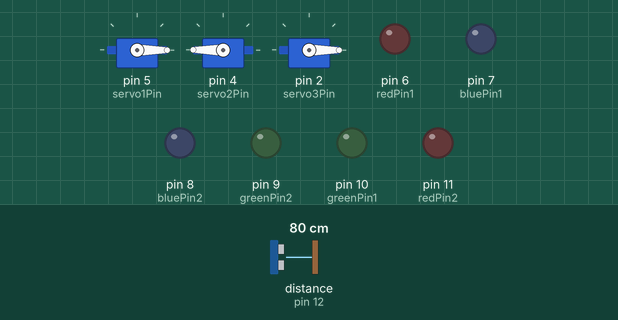
The sketch below on a simulated Arduino Uno, built with avr-gcc and run on an emulated ATmega328P. On the bench: 3 × servo, output pins drawn as LEDs (lit = HIGH). Wiring (inferred from the names in the program): ultrasonic range finder: trigger pin 13; echo pin 12. The test bench sets the inputs (shaded band); at power-on: distance to the obstacle (sensor on pin 12) 80 cm. The echo pulse lasts 58.3 µs per cm; pins used as bus, display or sensor lines are not drawn.

Above: at 1.2 s.
1.3 s: distance to the obstacle (sensor on pin 12) set to 34 cm
2.8 s: distance to the obstacle (sensor on pin 12) set to 27 cm
At 3.8 s:
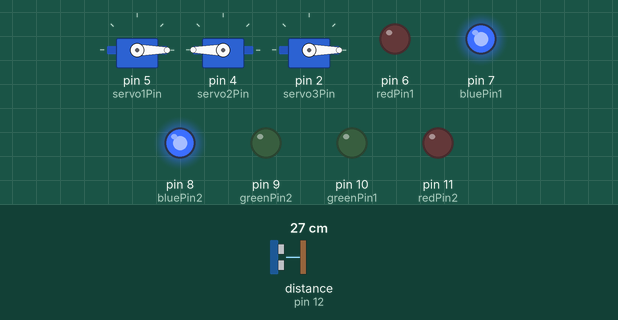
4.3 s: distance to the obstacle (sensor on pin 12) set to 19 cm
5.8 s: distance to the obstacle (sensor on pin 12) set to 15 cm
At 6.06 s:
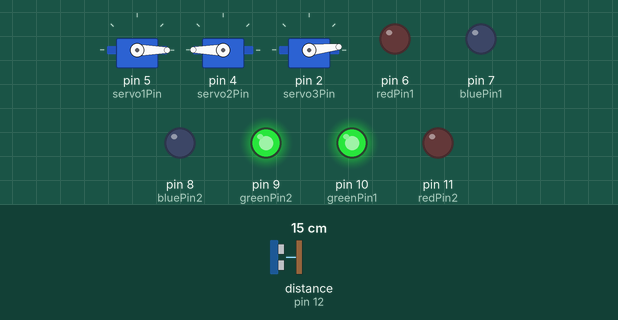
At 8.1 s:
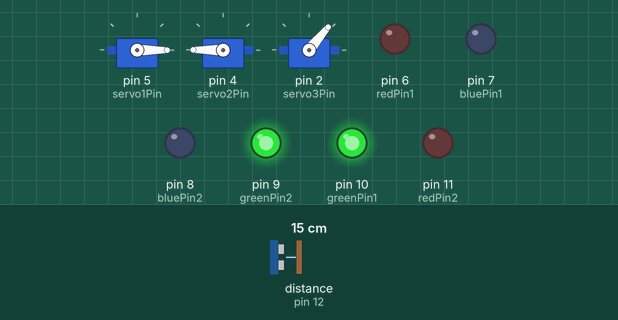
8.4 s: distance to the obstacle (sensor on pin 12) set to 13 cm
9.9 s: distance to the obstacle (sensor on pin 12) set to 10 cm
At 13.2 s:
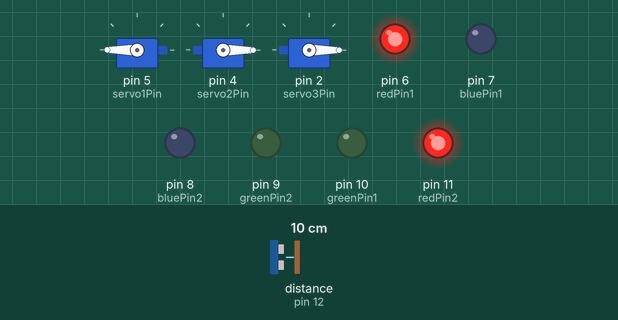
Timing chart, 0 to 13.9 s (numbered marks = the images above; inputs shaded):
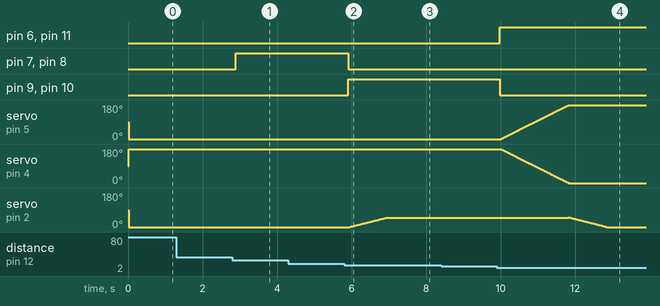

The sketch:

WALLE.Complete2.ino
```cpp
#define trigPin 13
#define echoPin 12
#include <Servo.h>

/////////////////LIGHTS///////////////
int redPin1 = 6; //red cable
int greenPin1 = 10; //blue cable
int bluePin1 = 7; // yellow cable
int redPin2 = 11; //white cable
int greenPin2 = 9; //orange cable
int bluePin2 = 8; // blue cable
/////////////////END///////////////

/////////////////HANDS///////////////
int servo1Pin = 5;
int servo2Pin = 4;
int handPos = 0; // Set initial hads position
Servo myservo1;  // Create RIGHT HAND
Servo myservo2;  // Create LEFT HAND
/////////////////END///////////////

/////////////////HEAD///////////////
int servo3Pin = 2;
//int servo4Pin = 3;
int headPos = 0; // Set initial hads position
Servo myservo3;  // Create HEAD
//Servo myservo4;
/////////////////END///////////////

int pos = 0;

void setup()
{
    Serial.begin (9600);
    pinMode(trigPin, OUTPUT);
    pinMode(echoPin, INPUT);
    pinMode(redPin1, OUTPUT);
    pinMode(greenPin1, OUTPUT);
    pinMode(bluePin1, OUTPUT);
    pinMode(redPin2, OUTPUT);
    pinMode(greenPin2, OUTPUT);
    pinMode(bluePin2, OUTPUT);

    myservo1.attach(servo1Pin);
    myservo2.attach(servo2Pin);

    myservo3.attach(servo3Pin);
    //myservo4.attach(servo4Pin);
}

void loop()
{
    eyeMood(); //Separate function used for better code flexibility

}

/////////////////HANDS///////////////

//Put the hands up
void handsUP()
{
    for(handPos; handPos <= 180; handPos++) // hands moving UP
    {
        //Put right hand UP
        myservo1.write(handPos);
        //Reverse motion for left hand to go up as well
        myservo2.write(180-handPos);
        //Set motion speed
        delay(10);
    }
}

//Put the hands down
void handsDOWN()
{
    for(handPos; handPos >= 0; handPos--)
    {
        myservo1.write(handPos);
        myservo2.write(180-handPos);
        delay(10);
    }
}


/////////////////HEAD///////////////
void headUP()
{
    for(headPos; headPos <= 50; headPos++) // head moving UP
    {
        myservo3.write(headPos);
        //myservo4.write(50-headPos);
        delay(20);
    }
}

void headDOWN()
{
    for(headPos; headPos >= 0; headPos--)
    {
        myservo3.write(headPos);
        //myservo4.write(50-headPos);
        delay(20);
    }
}

/////////////////EYES///////////////

//Make BLUE eyes
void blueEyes()
{
    setColor(0, 0, 255); //blue
}

//Make GREEN eyes
void greenEyes()
{
    setColor(0, 255, 0); //green
}

//Make RED eyes
void redEyes()
{
    setColor(255, 0, 0); //red
}

//Make eyes OFF
void eyesOff()
{
   setColor(0, 0, 0); //off
}

/////////////////GENERAL///////////////

//Change eye color depending on the distance to closest obstacle
void eyeMood()
{
    long duration, distance;
    digitalWrite(trigPin, LOW);
    delayMicroseconds(2);
    digitalWrite(trigPin, HIGH);
    delayMicroseconds(10);
    digitalWrite(trigPin, LOW );
    duration = pulseIn(echoPin, HIGH);
    distance = (duration/2) / 29.1;

    if (distance <= 10)
    {
        redEyes();
        handsUP();
        headDOWN();
    }

    else if (distance > 10 && distance <= 15)
    {
        greenEyes();
        handsDOWN();
        headUP();
    }

    else if (distance > 15 && distance <= 30)
    {
        blueEyes();
    }
    else if (distance >= 30)
    {
      eyesOff();
      handsDOWN();
      headDOWN();
    }
    delay(200);
}
//Turn the proper color ON
void setColor(int red, int green, int blue)
{
    analogWrite(redPin1, red);
    analogWrite(greenPin1, green);
    analogWrite(bluePin1, blue);
    analogWrite(redPin2, red);
    analogWrite(greenPin2, green);
    analogWrite(bluePin2, blue);
}
```

Measured:
- the behaviour switches between 32 and 31 cm on distance to the obstacle (sensor on pin 12) (found by bisection; images 0 and 1)
- the behaviour switches between 17 and 16 cm on distance to the obstacle (sensor on pin 12) (found by bisection; images 1 and 2)
- the behaviour switches between 12 and 11 cm on distance to the obstacle (sensor on pin 12) (found by bisection; images 3 and 4)
- after the input at 1.3 s, every drawn part: stays the same
- after the input at 2.8 s, pin 7 (bluePin1), pin 8 (bluePin2): LOW → HIGH after 0.09 s
- after the input at 4.3 s, every drawn part: stays the same
- after the input at 5.8 s, pin 7 (bluePin1), pin 8 (bluePin2): HIGH → LOW after 0.12 s; pin 9 (greenPin2), pin 10 (greenPin1): LOW → HIGH after 0.12 s; servo on pin 2 (servo3Pin): moves from 0° to 50° over 0.98 s, starting after 0.16 s
- after the input at 8.4 s, every drawn part: stays the same
- after the input at 9.9 s, pin 6 (redPin1), pin 11 (redPin2): LOW → HIGH after 0.08 s; pin 9 (greenPin2), pin 10 (greenPin1): HIGH → LOW after 0.08 s; servo on pin 5 (servo1Pin): moves from 0° to 180° over 1.8 s, starting after 0.10 s; servo on pin 4 (servo2Pin): moves from 180° to 0° over 1.8 s, starting after 0.10 s
